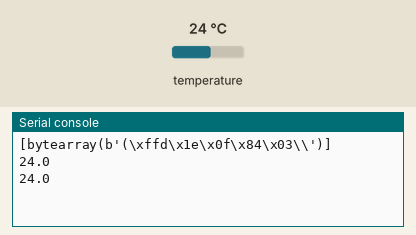
Simulated run of this program. Board: ESP32 board running MicroPython. Parts: the last lines printed to the serial console. The inputs (shaded band) are chosen by the test bench; at power-on: temperature 24 °C.

Above: at 1.2 s.
1.3 s: temperature set to 12 °C
At 2.0 s:
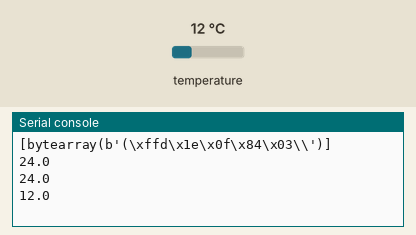
2.8 s: temperature set to 19 °C
At 3.5 s:
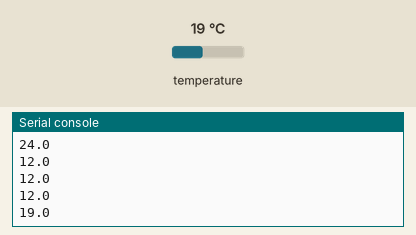
Timing chart, 0 to 5.8 s (numbered marks = the images above; inputs shaded):
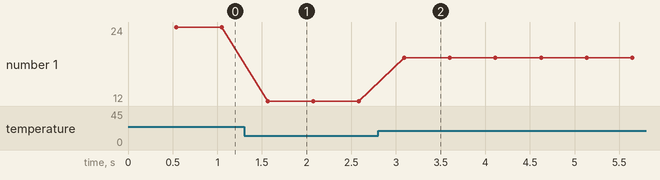

Measured:
- after the input at 1.3 s, the serial console: prints a new line after 0.26 s (image 1)
- after the input at 2.8 s, the serial console: prints a new line after 0.29 s (image 2)
- plotted number 1: 24 → 12 after the input at 1.3 s, 12 → 19 after the input at 2.8 s

The program:

main.py
```python
# MicroPython for ESP32
# mapping DS18B20 temperature sensors to USB Serial output for
# Edge Impulse Data Forwarder

# Code largely based on MicroPython Reference code
# http://docs.micropython.org/en/latest/esp32/quickref.html#onewire-driver

import time, ds18x20, onewire, ubinascii, json
from machine import Pin, UART

ow = onewire.OneWire(Pin(2))
ds = ds18x20.DS18X20(ow)
uart1 = UART(1, baudrate=115200, tx=17, rx=16)

roms = ds.scan()
uart1.write("Ready reading and writing\n\r")
print(roms)
while True:
    dict={}
    time.sleep_ms(500)
    for rom in roms:
        ds.convert_temp()
        temp = ds.read_temp(rom)
        print(temp)
        uart1.write(str(temp)+"\r\n")
        #dict[ubinascii.hexlify(rom)]=temp
    #uart1.write(json.dumps(dict)+"\r\n")
```
